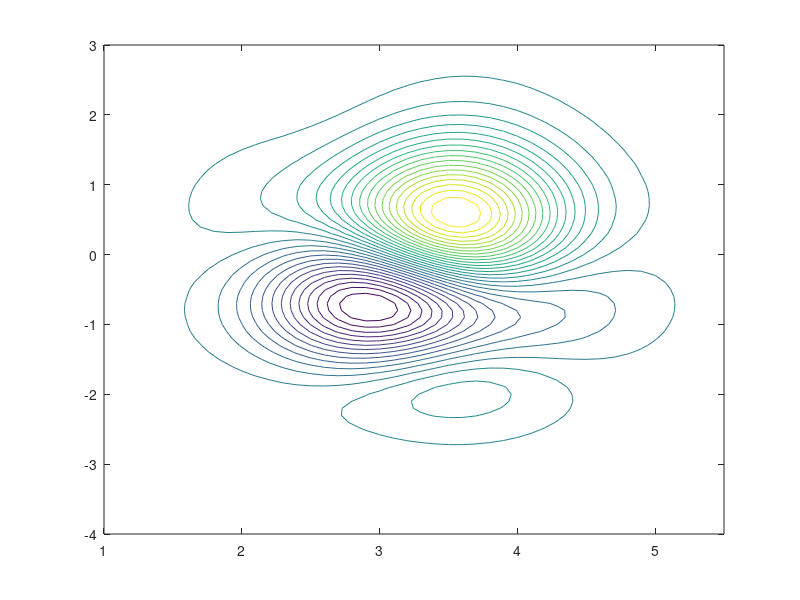

This figure's MATLAB source:
clear all;
clc;

x=1:0.1:5.5;
y=-4:0.1:3;
[x y]=meshgrid(x,y);
z=0.00125.*exp(-((x-3).^2+0.5.*y.^2)).*(sin(2.*x)+2.*sin(0.75*(0.5*y-2).^2)).*(16.*x+64.*x.^2+y.^2);

% surf(x,y,z);
% surfc(x,y,z);
contour(x,y,z,30);
